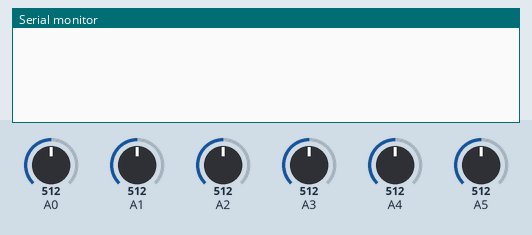
Simulated run of this sketch. Board: Arduino Uno, built with avr-gcc and run on an emulated ATmega328P. On the bench: the last lines printed to the serial monitor. Inputs (shaded band) come from the test bench; at power-on: A0 = 512, A1 = 512, A3 = 512, A2 = 512, A4 = 512, A5 = 512.

Above: at 1.2 s.
1.3 s: A0 set to 520
At 2.3 s:
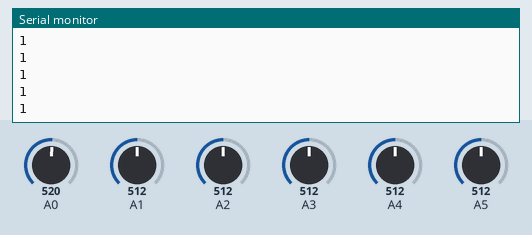
3.2 s: A1 set to 716
At 4.2 s:
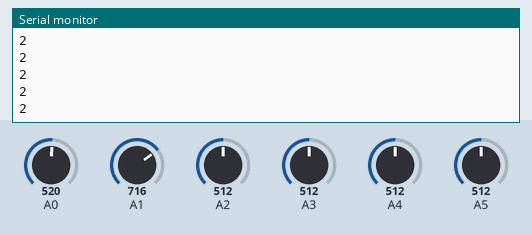
4.7 s: A3 set to 716
At 5.8 s:
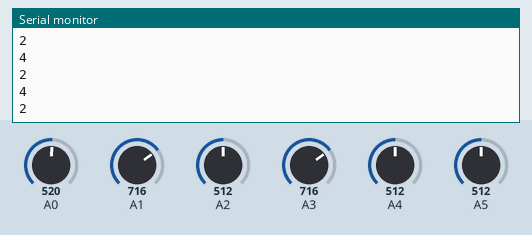
6.2 s: A2 set to 992
At 7.3 s:
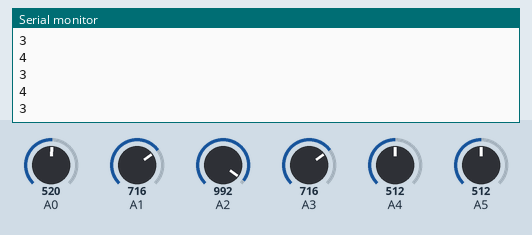
7.7 s: A4 set to 992
At 8.7 s:
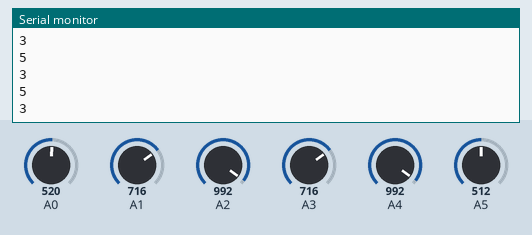
Timing chart, 0 to 10.2 s (numbered marks = the images above; inputs shaded):
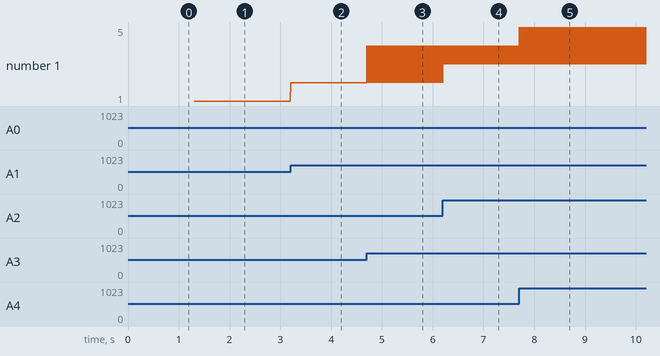

Measured:
- the behaviour switches between 512 and 513 on A0 (found by bisection; images 0 and 1)
- after the input at 1.3 s, the serial monitor: prints a new line at once (image 1)
- after the input at 3.2 s, the serial monitor: prints a new line at once (image 2)
- after the input at 4.7 s, the serial monitor: prints a new line at once (image 3)
- after the input at 6.2 s, the serial monitor: prints a new line at once (image 4)
- after the input at 7.7 s, the serial monitor: prints a new line at once (image 5)
- plotted number 1: 1 → 2 after the input at 3.2 s, 2 → 4 after the input at 4.7 s, 4 → 5 after the input at 7.7 s

The sketch:

High_five.ino
```cpp
//  *****************************************************************************************************************
//  *                                                                                                               *
//  *                                         Nick Kornek & SpikenzieLabs.com                                                     *
//  *                                                                                                               *
//  *                                           High-5000 (Based on Drum Kit - Kit)                                                      *
//  *                                                                                                               *
//  *                                                                                                               *
//  *****************************************************************************************************************
//
//  ORIGINAL CODE BY: MARK DEMERS Copywrite 20009
//  April. 2009
//  VERSION: 1.b
//
//  MODIFIED BY: NICK KORNEK 2014
//
//  DESCRIPTION:
//  Arduino analog input for use with High-5000 controller
//
//
//
// LEGAL:
// This code is provided as is. No guaranties or warranties are given in any form. It is your responsibilty to
// determine this codes suitability for your application.


//*******************************************************************************************************************
// User settable variables
//*******************************************************************************************************************

unsigned char PadNote[6] = {52,16,66,63,40,65};         // MIDI notes from 0 to 127 (Mid C = 60)

// JOSH'S LAPTOP
//int PadCutOff[6] = {25,10,100,200,40,100};           // Minimum Analog value to cause a drum hit

// ACB'S LAPTOP
int PadCutOff[6] = {100,100,500,400,200,500};           // Minimum Analog value to cause a drum hit

int MaxPlayTime[6] = {90,90,90,90,90,90};               // Cycles before a 2nd hit is allowed

#define  midichannel	0;                              // MIDI channel from 0 to 15 (+1 in "real world")

boolean VelocityFlag  = true;                           // Velocity ON (true) or OFF (false)


//*******************************************************************************************************************
// Internal Use Variables
//*******************************************************************************************************************

boolean activePad[6] = {0,0,0,0,0,0};                   // Array of flags of pad currently playing
int PinPlayTime[6] = {0,0,0,0,0,0};                     // Counter since pad started to play

unsigned char status;

int pin = 0;
int hitavg = 0;

//*******************************************************************************************************************
// Setup
//*******************************************************************************************************************

void setup()
{
  Serial.begin(9600);                                  // connect to the serial port 115200
}

//*******************************************************************************************************************
// Main Program
//*******************************************************************************************************************

void loop()
{
  for(int pin=0; pin < 6; pin++)
  {
    hitavg = analogRead(pin);                              // read the input pin

    if((hitavg > PadCutOff[pin]))
    {
      if (analogRead(0) > analogRead(1) & analogRead(0) > analogRead(2) & analogRead(0) > PadCutOff[0])
        {
          Serial.println(1);
          Serial.flush();
        }
      else if (analogRead(1) > analogRead(0) & analogRead(1) > analogRead(2) & analogRead(1) > PadCutOff[1])
        {
          Serial.println(2);
          Serial.flush();
        }
      else if (analogRead(2) > analogRead(0) & analogRead(2) > analogRead(1) & analogRead(2) > PadCutOff[2])
        {
          Serial.println(3);
          Serial.flush();
        }
      if (analogRead(3) > analogRead(4) & analogRead(3) > analogRead(5) & analogRead(3) > PadCutOff[3])
        {
          Serial.println(4);
          Serial.flush();
        }
      else if (analogRead(4) > analogRead(3) & analogRead(4) > analogRead(5) & analogRead(4) > PadCutOff[4])
        {
          Serial.println(5);
          Serial.flush();
        }
      else if (analogRead(5) > analogRead(3) & analogRead(5) > analogRead(4) & analogRead(5) > PadCutOff[5])
        {
          Serial.println(6);
          Serial.flush();
        }
     // Serial.println(pin+1);
     // Serial.flush();
    }
  }
}
```
